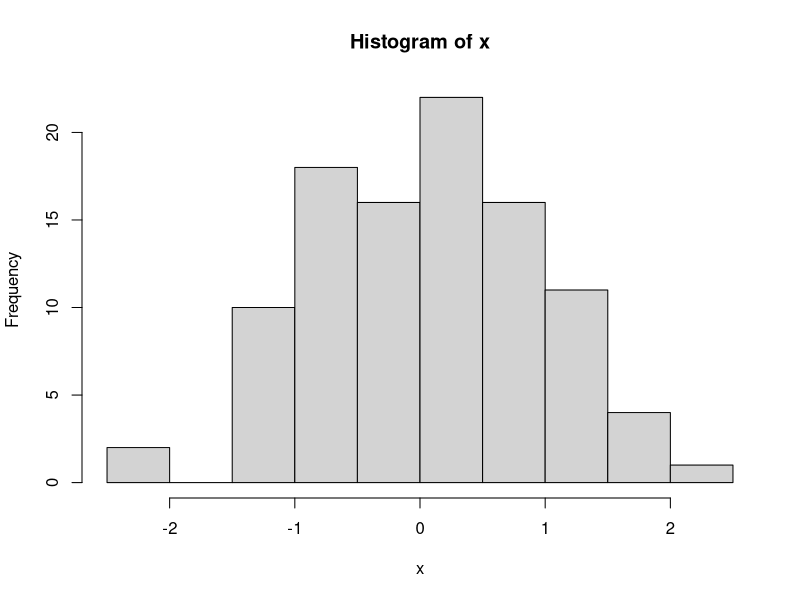
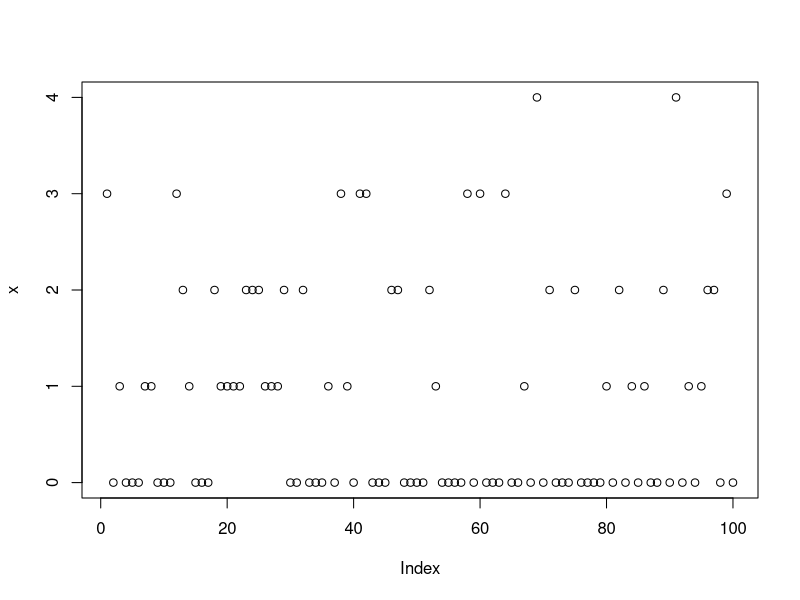

Source code (R) for these figures, in order:
## ---- chunk 1
x <- rnorm(100)
hist(x)
## ---- chunk 2
x <- rpois(100, lambda = 1)
plot(x)
